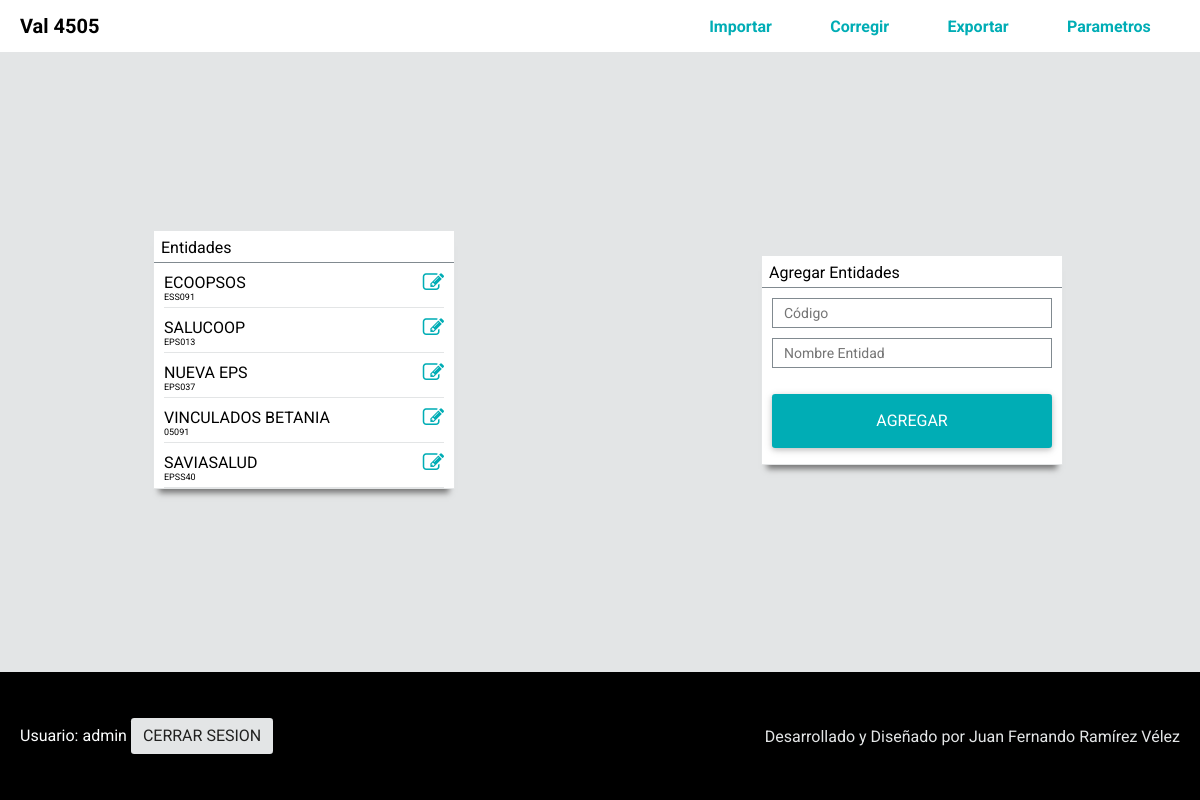
The app's page /dist/inicio.php?menu=3 (signed in), older data.
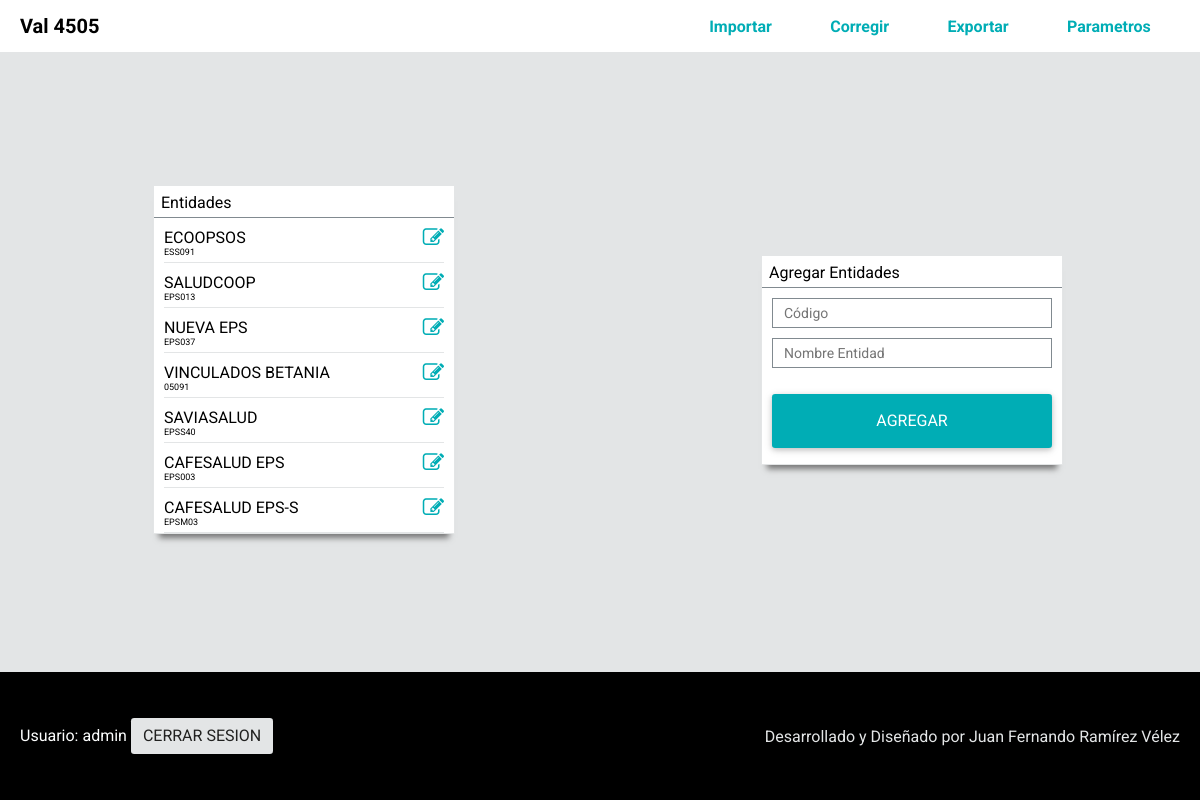
The same page, newer data.
### tables this page shows
CREATE TABLE `entidades` (
  `ENTIDAD_ID` int(11) NOT NULL AUTO_INCREMENT,
  `ENTIDAD_COD` varchar(45) DEFAULT NULL,
  `ENTIDAD_NAME` varchar(45) DEFAULT NULL,
  PRIMARY KEY (`ENTIDAD_ID`),
  UNIQUE KEY `ENTIDAD_ID_UNIQUE` (`ENTIDAD_ID`)
);

### dist/clases/class.ConnectionMySQL.php (called while the page is built)
<?php
abstract class ConnectionMySQL {
	private static $db_host = 'localhost';
	private static $db_user = 'root';
	private static $db_pass = '1234321234Juan';
	protected $db_name = 'val4505';
	public function __construct(){
		$dns = "mysql:host=" . self::$db_host . ";dbname=" . $this->db_name;
		$options = array( PDO::MYSQL_ATTR_LOCAL_INFILE => 1,PDO::ATTR_ERRMODE => PDO::ERRMODE_EXCEPTION,PDO::MYSQL_ATTR_INIT_COMMAND => 'SET NAMES utf8');
	try {
		$this->conn = new PDO($dns, self::$db_user, self::$db_pass, $options);
	} catch(PDOException $e){
            $this->error = $e->getMessage();
        }
	}
}
?>

### dist/clases/class.Menu.php (called while the page is built, shortened)
<?php
require_once ("class.ConnectionMySQL.php");
class Menu extends ConnectionMySQL {
	public function getMenu ($id_menu) {
		$this->query = $this->conn->prepare('SELECT MENU_ID, MENU_NAME, MENU_HTML FROM menu WHERE MENU_ID ='.$id_menu);
		$this->query->execute();
		return $this->query->fetchAll(PDO::FETCH_BOTH);
	}
}
?>

### dist/clases/class.Entidad.php (called while the page is built, shortened)
<?php
require_once ("class.ConnectionMySQL.php");
class Entidad extends ConnectionMySQL {
	public function getEntidades () {
		$this->query = $this->conn->prepare('SELECT ENTIDAD_ID, ENTIDAD_COD, ENTIDAD_NAME FROM entidades');
		$this->query->execute();
		return $this->query->fetchAll(PDO::FETCH_BOTH);
	}
}
?>

### dist/clases/class.Session.php (called while the page is built, shortened)
<?php
class sesion {
  public function get($nombre) {
     if (isset ( $_SESSION [$nombre] )) {
        return $_SESSION [$nombre];
     } else {
         return false;
     }
  }
}
?>

### dist/page.Entidades.php (the view, shortened to what this page needs)
<div class="row-container">
	<div class="param-box">
		<div class="param-title">
			Entidades
		</div>
		<div class="param-content">
			<ul>
			<?php
			for ($i=0;$i<sizeof($list_enti);$i++)
			{
			?>
				<li>
					<div class="entidad-item"><?php echo $list_enti[$i]["ENTIDAD_NAME"];?></div>
					<div class="entidad-item-edit"><a href="?menu=4&CodEPS=<?php echo $list_enti[$i]["ENTIDAD_COD"];?>" title="Editar"><i class="fa fa-pencil-square-o fa-lg"></i></a></div>
					<div class="entidad-detalle"><?php echo $list_enti[$i]["ENTIDAD_COD"];?></div>
				</li>
			<?php
			}
			?>
			</ul>
		</div>
	</div>
	<div class="param-box">
		<div class="param-title">
			Agregar Entidades
		</div>
		<div class="param-content">
			<form action="modulos/module.AgregarEntidad.php" class="form" method="POST">
				<input type="text" name="ent-cod" placeholder="Código">
				<input type="text" name="ent-nombre" placeholder="Nombre Entidad">
				<input type="submit" class="btn btn-primary btn-large ent-submit" name="grabar-entidad" value="Agregar" />
			</form>
		</div>
	</div>
</div>

### dist/inicio.php (shortened to what this page needs)
<?php
    require_once("clases/class.Session.php");
    $sesion = new sesion();
    require_once ("clases/class.Menu.php");
    $menu = new Menu();
    if (isset($_GET['menu'])){
        $id = $menu->getMenu($_GET['menu']);
    }
    require_once ("clases/class.Entidad.php");
    $entidad = new Entidad();
    $list_enti = $entidad->getEntidades();
?>
<!doctype html>
<html lang="es">
    <head>
        <link rel="stylesheet" href="./css/style.css">
        <link rel="stylesheet" href="https://cdnjs.cloudflare.com/ajax/libs/font-awesome/4.4.0/css/font-awesome.css">
    </head>
    <body class="flex-body">
	<header>
            <div class="logo"><a href="inicio.php">Val 4505</a></div>
            <nav role="navigation">
                <ul class="menu">
                    <li><a href="?menu=6">Importar</a></li>
                    <li><a href="modulos/module.Dump.php">Corregir</a></li>
                    <li><a href="?menu=7">Exportar</a></li>
                    <li><a href="?menu=2">Parametros</a></li>
                </ul>
        </nav>
        </header>
        <div class="container">
                <?php
                    if (!empty($_GET["menu"]))
                    {
                        for ($i=0;$i<sizeof($id);$i++)
                        {
                        include ($id["$i"]["MENU_HTML"].".php");
                        }
                    }
                    else
                    {
                    }
                ?>
        </div>
        <footer>
            <div class="footer-usuario">
                Usuario:  <?php echo $sesion->get("usuario");?> <button class="btn btn-default" ><a href="modulos/module.CerrarSesion.php"> Cerrar Sesion </a></button>
            </div>
            <div class="footer-derechos">
                Desarrollado y Diseñado por Juan Fernando Ramírez Vélez
            </div>
        </footer>
    </body>
</html>

Row changes from the older to the newer data that the page shows:
changed entidades "EPS013": ENTIDAD_NAME "SALUCOOP" → "SALUDCOOP"
added entidades: ENTIDAD_NAME "CAFESALUD EPS", ENTIDAD_COD "EPS003"
added entidades: ENTIDAD_NAME "CAFESALUD EPS-S", ENTIDAD_COD "EPSM03"
